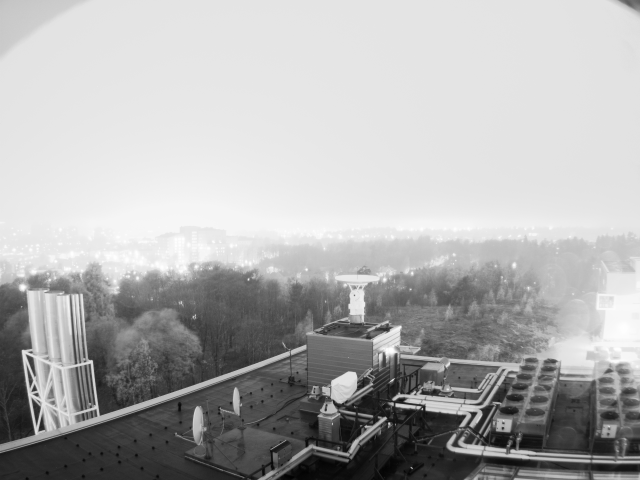
%> input picture Matlab/Varjo_ACCV2014_workshop_FSLCV_supplementary_material/HDR_images/2013-10-24_00h02m58s.tif, 1280 x 960 px (shown at 1/2 size); its folder holds only this picture in this run
$ octave runMe.m   (GNU Octave 9; MATLAB toolbox functions it lacks are replaced by stand-ins)
%> lines starting %> are read from the running program, lines starting %| are printed output that depends on the picture
### Matlab/Varjo_ACCV2014_workshop_FSLCV_supplementary_material/listImageFiles.m
function [imFile, imTime, imfolder] = listImageFiles(imfolder, suffix)
%> called with imfolder = './HDR_images/', suffix = 'tif'
%   function [imFile imTime] = listImageFiles(imfolder, suffix)
%
%   get imageFile names in given folder (imfolder) with format
%   yyyy-mm-dd_HHhMMmSSs.suffix and extract the time from the file name
%
%   outputs:
%           imFile      - the filenames in .name stuct variable
%           imTime      - the time extracted from the file name
%                         as datenum (datestr to human readable form)
%           imfolder    - the folder containing the images

if ~exist('imfolder','var')
    imfolder = './';
end

if ~exist('suffix','var')
    suffix = 'tif';
end

imFile = dir([imfolder '*.' suffix]);

N = length(imFile);
imTime = zeros(N,1);

%
for id = 1:N

    token = sscanf( imFile(id).name , '%u-%u-%u_%uh%um%us');
    imTime(id) = datenum(token(1),token(2),token(3),token(4),token(5),token(6));

    %(fix also datetime in file struct) to "real creation time"
    imFile(id).datenum = imTime(id);

end


end

### Matlab/Varjo_ACCV2014_workshop_FSLCV_supplementary_material/loadVisImage.m
function I = loadVisImage( id, imFile, imfolder )
%> called with id = 1, imfolder = './HDR_images/'
%I = loadVisImage( id, imFile, imfolder )
%
%   Wrapper to read image with given id
%   see also (getImageVisibility.m, listImageFiles.m)
%

if ~exist('imfolder','var')
    imfolder = './HDR_images/';
end

fname = [imfolder imFile(id).name];
I = imread(fname);
%> I is the input picture: size 960x1280 uint16; min 0, max 65535, mean 45296.9


end

### Matlab/Varjo_ACCV2014_workshop_FSLCV_supplementary_material/normaliseToDouble.m
function I = normaliseToDouble(I,gamma,verbose)
%function I = normaliseToDouble(I,gamma,verbose)
%
%   Scale values in I in range [0 1]
%   If gamma is given ( gamma ~= 1 ) the normalised values are raised
%   to power of gamma and renormalised.

if ~exist('verbose','var'), verbose = 0; end
if ~exist('gamma','var'), gamma = 1; end

if ~isa( class(I), 'double')
   I = double(I);
%> I: size 960x1280 double
end

% normalise to keep possible gamma in reasonable range
minV = min(I(:));
%> minV = 0
maxV = max(I(:));
%> maxV = 65535
range = maxV-minV;
%> range = 65535
I = (I - minV)./range;

if verbose
    fprintf(' min=%d max=%d range=%d : ', minV, maxV, range);
end

if gamma~=1
    I = I.^gamma;
    % renormalise
    minV = min(I(:));
    maxV = max(I(:));
    range = maxV-minV;
    I = (I - minV)./range;
end


end

### Matlab/Varjo_ACCV2014_workshop_FSLCV_supplementary_material/multiScaleRetinex.m
function [out, infId] = multiScaleRetinex(I,N,cList,weightList)
%function [out, infId] = multiscaleRetinex(I)
%
%   Do multi scale retinex filtering on image I
%   input:
%       I - input image
%       N - number of scales
%       cList - Gaussian parameter (corrsponds to sigam) - not very sensitive
%       weightList - weighting of each subResult from cList (equal by def)
%
%   output:
%       out - filtered image (only valid part)
%       infId - if infinite values are found infId gives logical map
%               if not empty matrix is returned
%
%ref:"A Multiscale Retinex for Bridging the Gap Between Color Images and
%     the Human Observation of Scenes" Daniel J. Jobson, Zia-ur Rahman, and Glenn A. Woodell
%     IEEE TRANSACTIONS ON IMAGE PROCESSING, VOL. 6, NO. 7, JULY 1997


if ~exist('N','var'), N = 3; end                    % pub 3
if ~exist('cList','var'),  cList = [15 80 250]; end % pub [c_i]

if length(cList) < N,
    warning('sigmaList too short using generated');
    cList = 10:40:N*40;
end

if ~exist('weightList','var'), weightList = repmat(1/N,N,1); end

out = zeros(size(I));
%logI = log(double(I));
logI = log(double(I)+1);
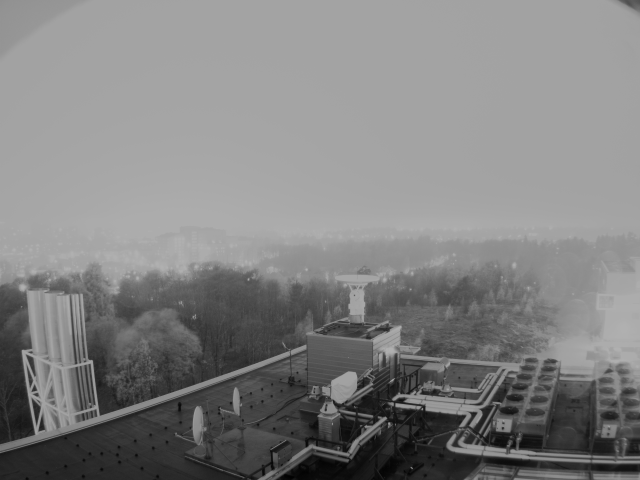
%> logI: size 960x1280 double (shown at 1/2 size); min 0, max 0.693, mean 0.51

w = 4;
for id = 1:N
    [X,Y] = meshgrid(-w:w,-w:w);
    F = exp(-(X.^2+Y.^2)/(2*cList(id)^2));          %obs sqrt(X.^2+Y.^2)...!!!
    %F = exp(-sqrt(X.^2+Y.^2)/(2*cList(id)^2));    %obs sqrt(X.^2+Y.^2)...!!!
    F = F./sum(F(:));
    Fi = conv2( I, F, 'same');
    %Ri = logI - log(Fi);
    Ri = logI - log(Fi+1);

    out = out + (weightList(id).*Ri);
end
%> this loop made 3 passes
%> pass 1, in multiScaleRetinex, `Fi = conv2( I, F, 'same');`:
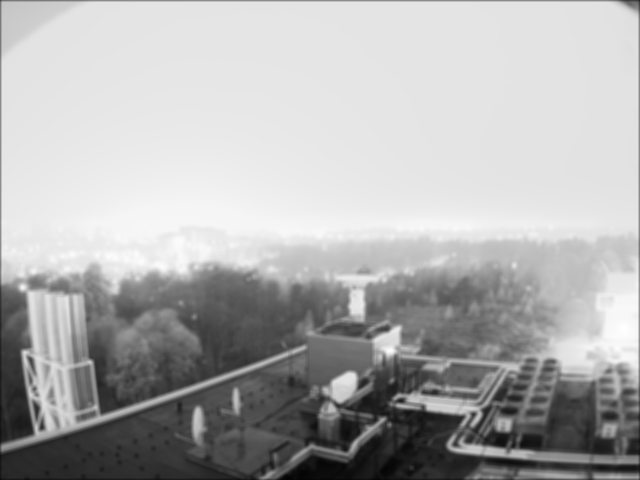
%> Fi: size 960x1280 double (shown at 1/2 size); min 0.0132, max 0.999, mean 0.689
%> pass 1, in multiScaleRetinex, `Ri = logI - log(Fi+1);`:
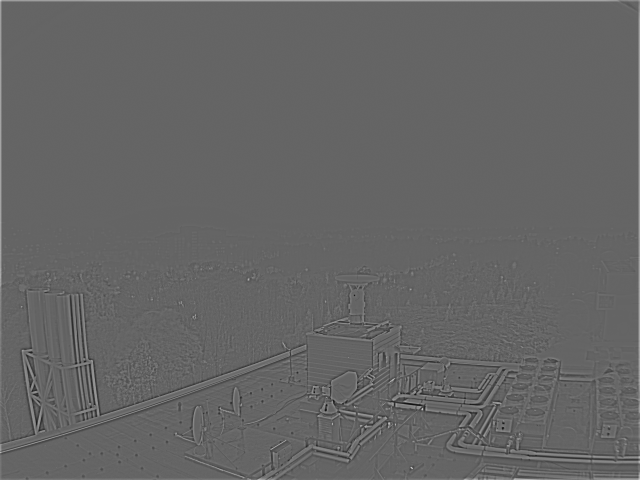
%> Ri: size 960x1280 double (shown at 1/2 size); min -0.33, max 0.503, mean 0.000877; drawn with min black and max white

out = out(w+1:end-w,w+1:end-w,:); %take valid part
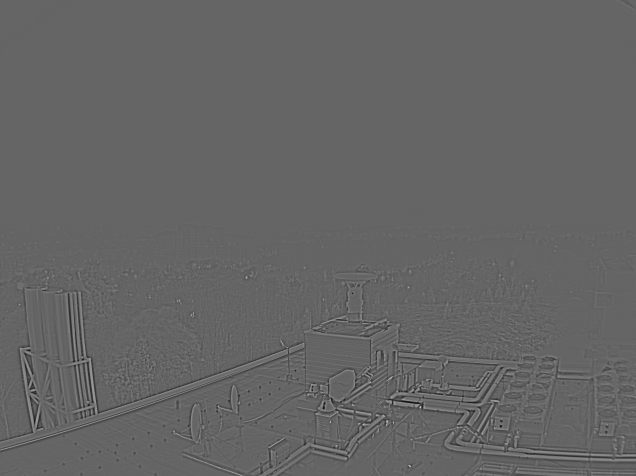
%> out: size 952x1272 double (shown at 1/2 size); min -0.331, max 0.504, mean -0.000655; drawn with min black and max white

% [8 lines of commented-out code are left out]

### Matlab/Varjo_ACCV2014_workshop_FSLCV_supplementary_material/makeFeatureVector.m
function featureVector = makeFeatureVector(I)
%function featureVector = makeFeatureVector(I)
%
%   Apply mutiScaleRetinex, take gradient magnitude and normalize

Ir = multiScaleRetinex(double(I));

v1 = sum(double(Ir),2);
%> v1 = 952 values, max 8.44 at index 919, min -11.54 at index 915, mean -0.833
gv1 = abs(v1(2:end)-v1(1:end-1)) ;
%> gv1 = 951 values, max 7.66 at index 917, min 5.06e-05 at index 358, mean 0.721
gv1 = gv1./max(gv1);
%> gv1 = 951 values, max 1 at index 917, min 6.6e-06 at index 358, mean 0.0942

featureVector = gv1;
%> featureVector has the same summary as gv1

end

### Matlab/Varjo_ACCV2014_workshop_FSLCV_supplementary_material/runMe.m
fprintf('Supplementary material for Image Based Visibility During Day and Night\n\n')
%%
%Generate the HDR images
HDRpath = './HDR_images/';

createHDRimages=0;

if createHDRimages
    processFolders('20*','*','autoSum16bit',0,{ HDRpath , 1, 14  },6);
else
    fprintf('The original images are losslessly compressed 16bit images and \n');
    fprintf('the four exposure stacks demonstrated here would had required 81MB\n');
    fprintf('of strorage space, which is limited to 30MB for supplementary material.\n');
    fprintf('Therefore, ready HDR images are provieded.\n');
end
%%

[imFile, imTime] = listImageFiles( HDRpath ,'tif');

N=length(imFile);
I = zeros(960,1280,N);
Ir = zeros(952,1272,N);
v  = zeros(N,951);
for id = 1:length(imFile)
    I(:,:,id) = normaliseToDouble(loadVisImage( id, imFile, HDRpath));
    Ir(:,:,id) = multiScaleRetinex( I(:,:,id) );
    v(id,:) = makeFeatureVector( I(:,:,id) );
end

%%
figure,
subplot(431), imshow( adapthisteq(I(:,:,1)));  title( datestr(imTime(1)) );
%> after `imshow( adapthisteq(I(:,:,1)))`:
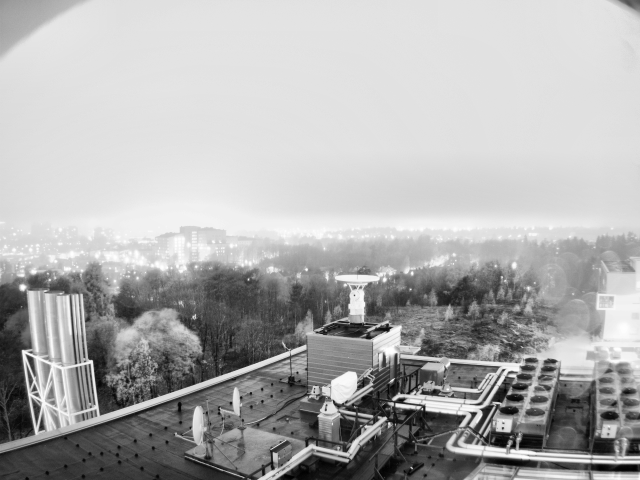
%> displayed picture: size 960x1280, on the screen's scale of 0 to 255 (shown at 1/2 size); min 0, max 255, mean 174.8
subplot(432), imshow( normaliseToDouble(Ir(:,:,1)) ); title('Retinex filtered');
subplot(433), plot( v(1,:) ); view([90 90]); title('Y-projection');

subplot(434), imshow( adapthisteq(I(:,:,2)));  title( datestr(imTime(2)) );
%> (this line was passed over: imshow is not available in this run)
%> after `title( datestr(imTime(2)) )`:
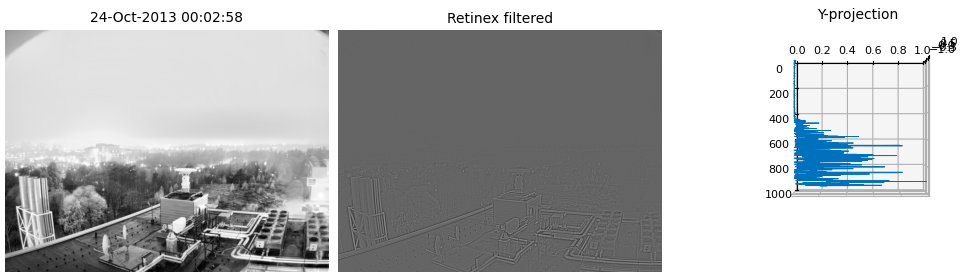
%> figure redrawn from the program's plot data, 3 panels
%> (the run ends here)

$ run again, on Matlab/Varjo_ACCV2014_workshop_FSLCV_supplementary_material/HDR_images/2013-10-24_12h04m00s.tif
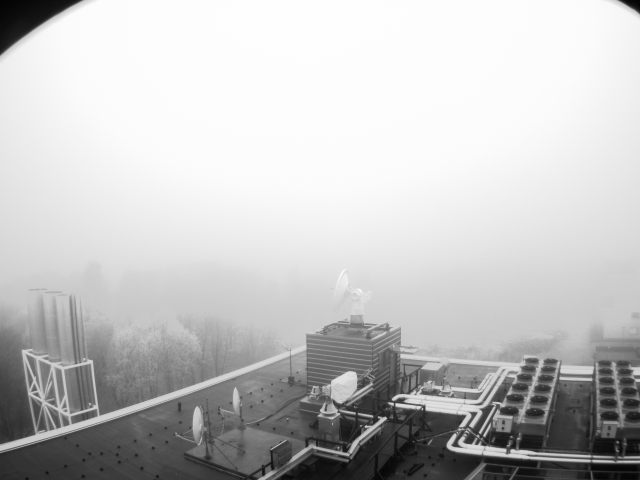
%> input picture Matlab/Varjo_ACCV2014_workshop_FSLCV_supplementary_material/HDR_images/2013-10-24_12h04m00s.tif, 1280 x 960 px (shown at 1/2 size)
%> in loadVisImage, I is the input picture: size 960x1280 uint16; min 0, max 65535, mean 50287.7
%> minV = 0
%> maxV = 65535
%> in multiScaleRetinex, `out = out(w+1:end-w,w+1:end-w,:);`:
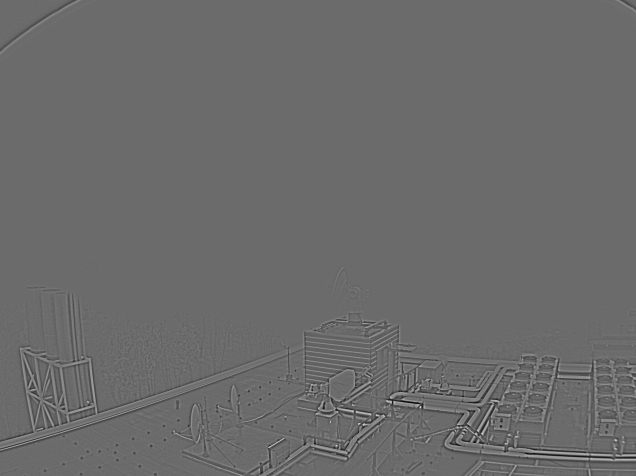
%> out: size 952x1272 double (shown at 1/2 size); min -0.242, max 0.333, mean -0.000429; drawn with min black and max white
%> v1 = 952 values, max 11.37 at index 919, min -12.87 at index 915, mean -0.546
%> in makeFeatureVector, `gv1 = abs(v1(2:end)-v1(1:end-1)) ;`: gv1 = 951 values, max 9.56 at index 917, min 0.000185 at index 217, mean 0.586
%> in makeFeatureVector, `gv1 = gv1./max(gv1);`: gv1 = 951 values, max 1 at index 917, min 1.93e-05 at index 217, mean 0.0614
%> featureVector has the same summary as gv1
%> `title( datestr(imTime(2)) )`:
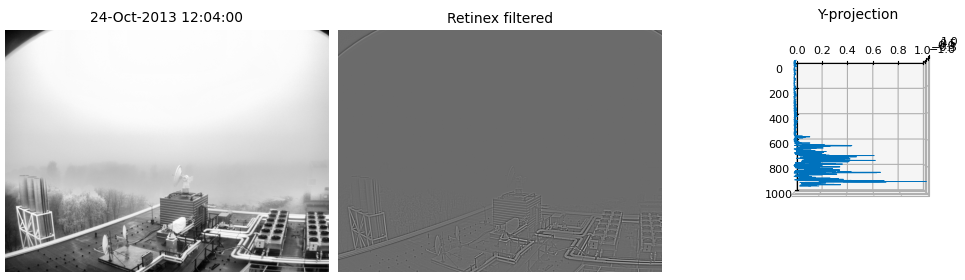
%> figure redrawn from the program's plot data, 3 panels

$ run again, on Matlab/Varjo_ACCV2014_workshop_FSLCV_supplementary_material/HDR_images/2013-11-14_00h07m33s.tif
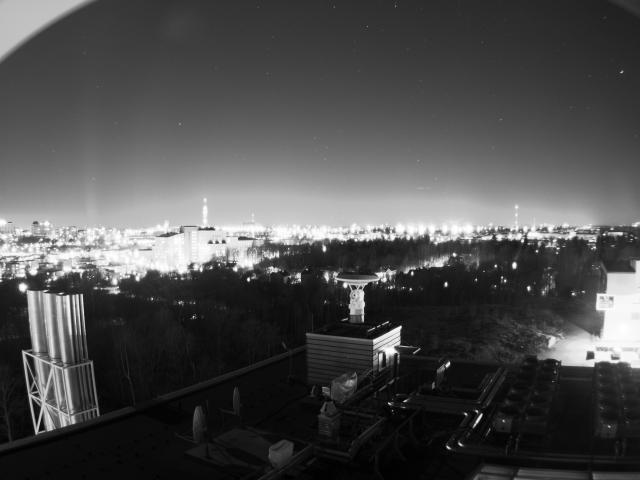
%> input picture Matlab/Varjo_ACCV2014_workshop_FSLCV_supplementary_material/HDR_images/2013-11-14_00h07m33s.tif, 1280 x 960 px (shown at 1/2 size)
%> in loadVisImage, I is the input picture: size 960x1280 uint16; min 0, max 65535, mean 19820.3
%> minV = 0
%> maxV = 65535
%> v1 = 952 values, max 18.37 at index 466, min -21.52 at index 463, mean -0.924
%> in makeFeatureVector, `gv1 = abs(v1(2:end)-v1(1:end-1)) ;`: gv1 = 951 values, max 19.29 at index 465, min 0.000452 at index 180, mean 1
%> in makeFeatureVector, `gv1 = gv1./max(gv1);`: gv1 = 951 values, max 1 at index 465, min 2.34e-05 at index 180, mean 0.0521
%> featureVector has the same summary as gv1
%> `imshow( adapthisteq(I(:,:,1)))`:
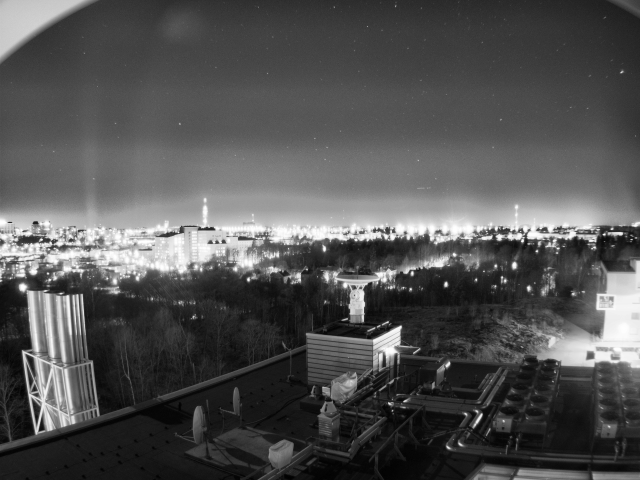
%> displayed picture: size 960x1280, on the screen's scale of 0 to 255 (shown at 1/2 size); min 0, max 255, mean 82.2
%> `title( datestr(imTime(2)) )`:
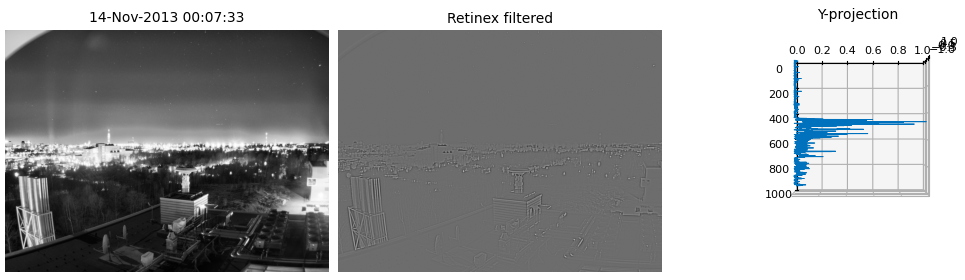
%> figure redrawn from the program's plot data, 3 panels

$ run again, on Matlab/Varjo_ACCV2014_workshop_FSLCV_supplementary_material/HDR_images/2013-11-14_12h08m26s.tif
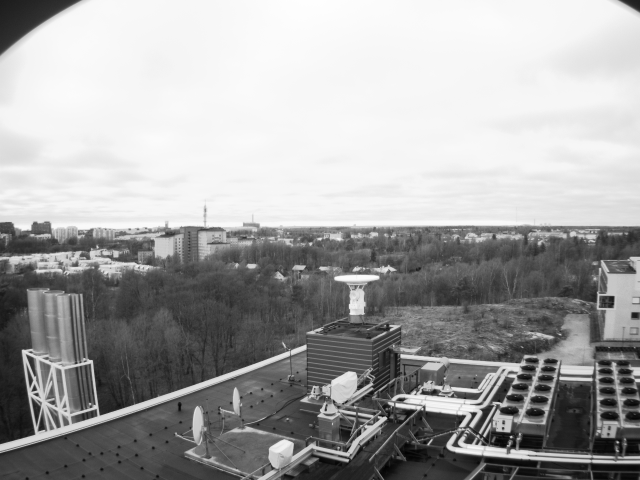
%> input picture Matlab/Varjo_ACCV2014_workshop_FSLCV_supplementary_material/HDR_images/2013-11-14_12h08m26s.tif, 1280 x 960 px (shown at 1/2 size)
%> in loadVisImage, I is the input picture: size 960x1280 uint16; min 0, max 65535, mean 42244.7
%> minV = 0
%> maxV = 65535
%> in multiScaleRetinex, `out = out(w+1:end-w,w+1:end-w,:);`:
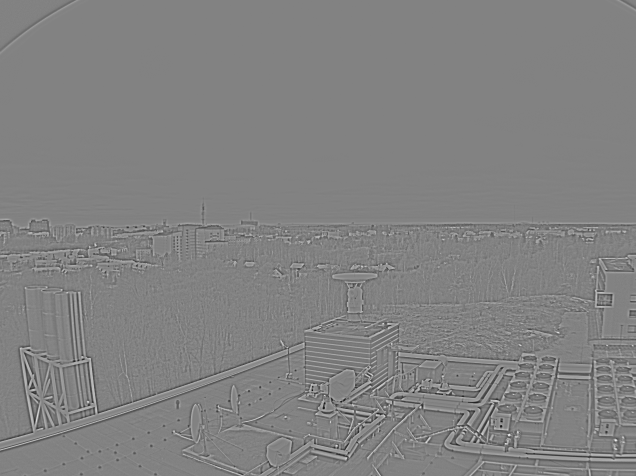
%> out: size 952x1272 double (shown at 1/2 size); min -0.361, max 0.346, mean -0.00117; drawn with min black and max white
%> v1 = 952 values, max 40.16 at index 447, min -30.9 at index 452, mean -1.49
%> in makeFeatureVector, `gv1 = abs(v1(2:end)-v1(1:end-1)) ;`: gv1 = 951 values, max 34.05 at index 448, min 6.88e-05 at index 195, mean 1.5
%> in makeFeatureVector, `gv1 = gv1./max(gv1);`: gv1 = 951 values, max 1 at index 448, min 2.02e-06 at index 195, mean 0.0441
%> featureVector has the same summary as gv1
%> `title( datestr(imTime(2)) )`:
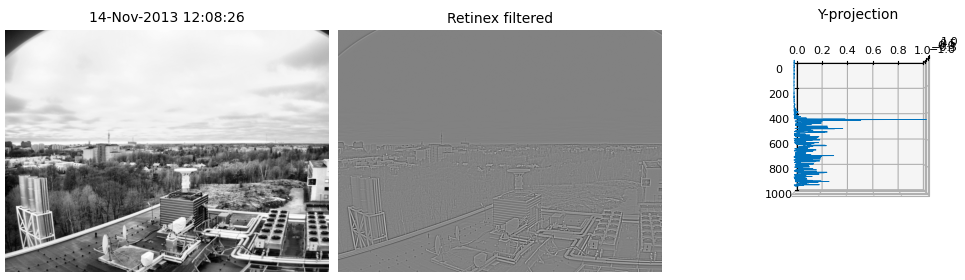
%> figure redrawn from the program's plot data, 3 panels
